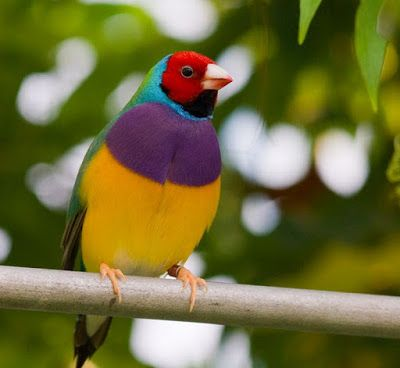
#> input picture aaa.jpg, 400 x 368 px
$ python '9-tekrarlama resim(wrap).py'
#> lines starting #> are read from the running program, lines starting #| are printed output that depends on the picture
import cv2
import numpy as np
resim = cv2.imread("aaa.jpg")
#> resim is the input picture: shape (368, 400, 3); mean B, G, R 58, 109.4, 112.6
tekrar = cv2.copyMakeBorder(
    resim, 400, 400, 368, 368, cv2.BORDER_WRAP)
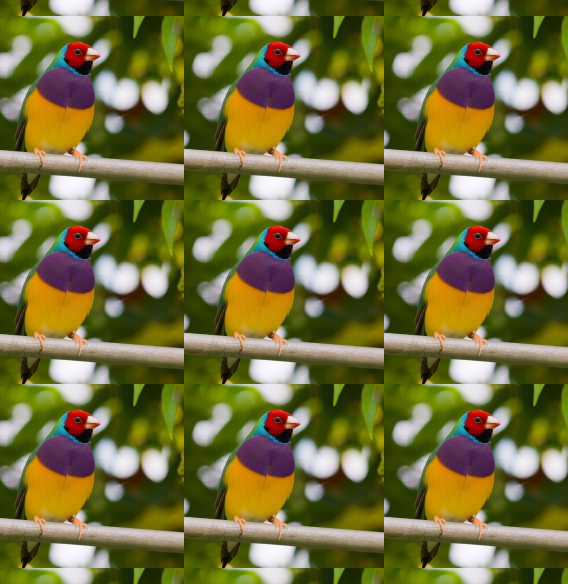
#> tekrar: shape (1168, 1136, 3) (shown at 1/2 size); mean B, G, R 59.7, 110.7, 113.7
print(resim.shape)
#| (368, 400, 3)
cv2.imshow("tekrarlanmış resim", tekrar)

cv2.waitKey(0)
cv2.destroyAllWindows()

$ run again, with aynalanan kus remi.jpg copied over aaa.jpg
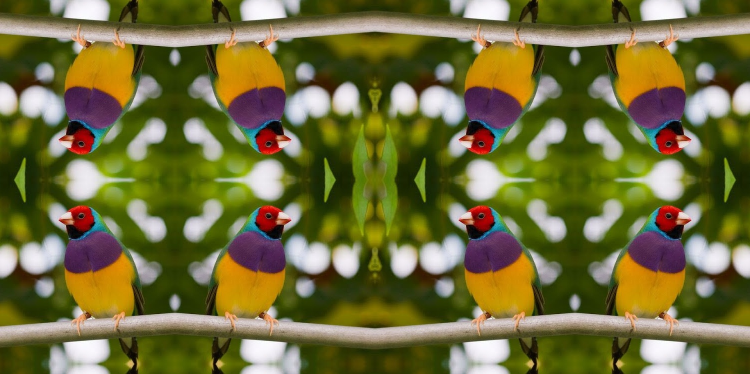
#> input picture aynalanan kus remi.jpg, 1500 x 748 px (shown at 1/2 size)
#> resim is the input picture: shape (748, 1500, 3); mean B, G, R 60, 109.8, 113.4
#> `tekrar = cv2.copyMakeBorder( resim, 400, 400, 368, 368, cv2.BORDER_WRAP)`:
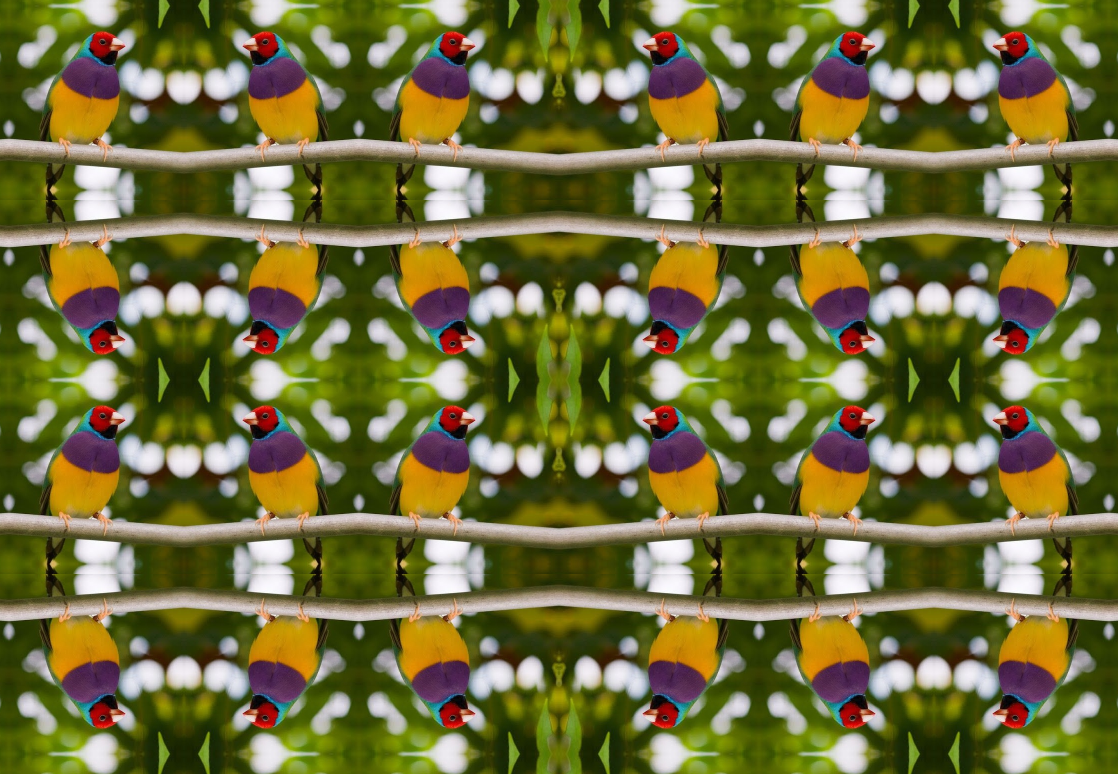
#> tekrar: shape (1548, 2236, 3) (shown at 1/2 size); mean B, G, R 59.6, 109.9, 112.8
#| (748, 1500, 3)
